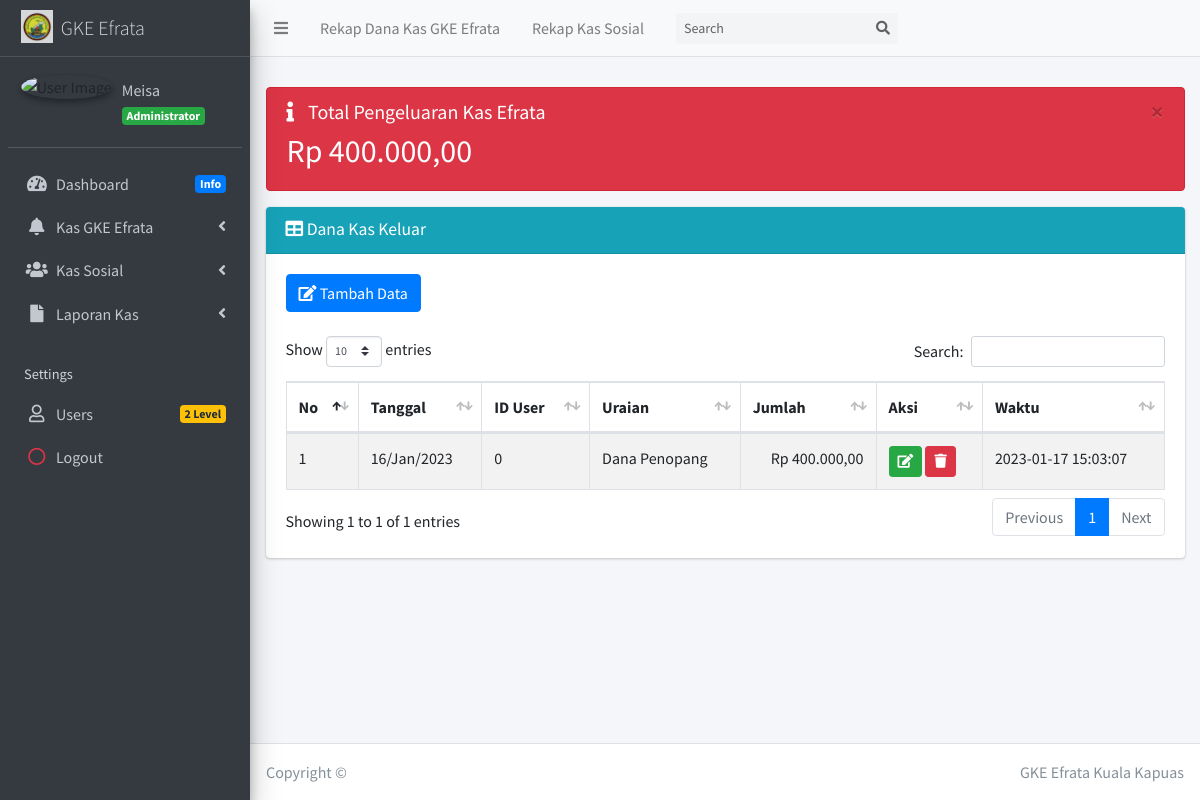
/?page=o_data_km (signed in), run on the app's committed database.
### tables this page shows
CREATE TABLE `dana_kas` (
  `id_user` int(20) NOT NULL,
  `id_kas` int(11) NOT NULL,
  `tgl_kas` date NOT NULL,
  `uraian_kas` varchar(200) NOT NULL,
  `masuk` int(11) NOT NULL,
  `keluar` int(11) NOT NULL,
  `jenis` enum('Masuk','Keluar') NOT NULL,
  `waktu` timestamp NOT NULL DEFAULT current_timestamp() ON UPDATE current_timestamp()
);

### inc/rupiah.php (called while the page is built)
<?php
function rupiah($angka){
	$hasil_rupiah = "Rp " . number_format($angka,2,',','.');
	return $hasil_rupiah;
}

### bendahara/efrata/out/data_kas.php (the view, shortened to what this page needs)
<div class="alert alert-danger alert-dismissible">
	<button type="button" class="close" data-dismiss="alert" aria-hidden="true">&times;</button>
	<h5>
		<i class="icon fas fa-info"></i> Total Pengeluaran Kas Efrata</h5>
	<?php
    $sql = $koneksi->query("SELECT SUM(keluar) as tot_masuk  from dana_kas where jenis='Keluar'");
    while ($data= $sql->fetch_assoc()) {
  ?>
	<h2>
		<?php echo rupiah($data['tot_masuk']); ?>
	</h2>
	<?php
    }
  ?>
</div>
<div class="card card-info">
	<div class="card-header">
		<h3 class="card-title">
			<i class="fa fa-table"></i> Dana Kas Keluar</h3>
	</div>
	<div class="card-body">
		<div class="table-responsive">
			<div>
				<a href="?page=o_add_km" class="btn btn-primary">
					<i class="fa fa-edit"></i> Tambah Data</a>
			</div>
			<br>
			<table id="example1" class="table table-bordered table-striped">
				<thead>
					<tr>
						<th>No</th>
						<th>Tanggal</th>
						<th>ID User</th>
						<th>Uraian</th>
						<th>Jumlah</th>
						<th>Aksi</th>
						<th>Waktu</th>
					</tr>
				</thead>
				<tbody>
					<?php
              $no = 1;
              $sql = $koneksi->query("select * from dana_kas where jenis='Keluar' order by tgl_kas desc");
              while ($data= $sql->fetch_assoc()) {
            ?>
					<tr>
						<td>
							<?php echo $no++; ?>
						</td>
						<td>
							<?php  $tgl = $data['tgl_kas']; echo date("d/M/Y", strtotime($tgl))?>
						</td>
						<td>
							<?php echo $data['id_user']; ?>
						</td>
						<td>
							<?php echo $data['uraian_kas']; ?>
						</td>
						<td align="right">
							<?php echo rupiah($data['keluar']); ?>
						</td>
						<td>
							<a href="?page=o_edit_km&kode=<?php echo $data['id_kas']; ?>" title="Ubah" class="btn btn-success btn-sm">
								<i class="fa fa-edit"></i>
							</a>
							<a href="?page=o_del_km&kode=<?php echo $data['id_kas']; ?>" onclick="return confirm('Apakah anda yakin hapus data ini ?')"
							 title="Hapus" class="btn btn-danger btn-sm">
								<i class="fa fa-trash"></i>
								<td>
							<?php echo $data['waktu']; ?>
						</td>
						</td>
					</tr>
					<?php
              }
            ?>
				</tbody>
			</table>
		</div>
	</div>

### data on the page
dana_kas: tgl_kas "16/Jan/2023", id_user "0", uraian_kas "Dana Penopang", keluar "Rp 400.000,00", waktu "2023-01-17 15:03:07"

### other printed values
$data_nama "Meisa"
$data_level "Administrator"
rupiah($data['tot_masuk']) "Rp 400.000,00"
